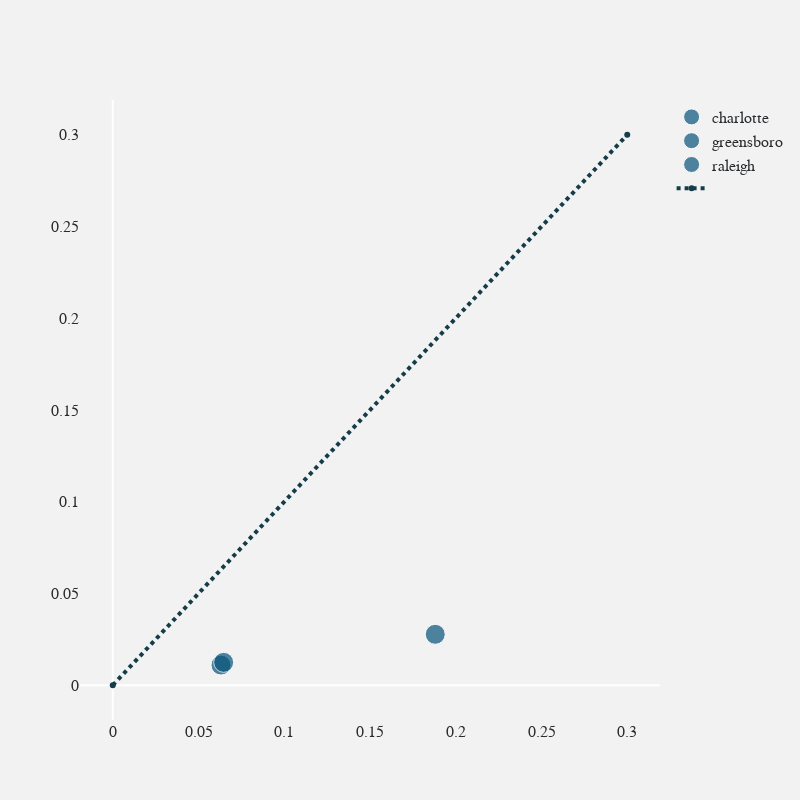

The notebook cell this image was saved under:
### Code cell
#stop rate
fig = go.Figure()
"""
fig = go.Figure(data=[go.Scatter(
    x=df["stop_rate_m"], y=df["stop_rate_f"],
    mode='markers',
    marker_size=[20,20,20,20,20,20,20,20,20,20])
])"""

marker_var =dict(
        color=['#06547A'],
        opacity=[0.7],
    )

for i in range(len(list_name)):
    fig.add_trace(go.Scatter(x=[df["stop_rate_m"][i]], y=[df["stop_rate_f"][i]],mode='markers', marker=marker_var ,name=list_name[i], marker_size=[20,20,20,20,20,20,20,20,20,20]))

    
color = "#282A2D"

fig.add_trace(go.Scatter(x=[0,0.3], y=[0,0.3], name='',line=dict(color='#143D49', width=4,dash='dot')))
fig.update_layout(
        font = dict(size=16, family='Courier', color=color),
        paper_bgcolor='#F2F2F2',
        plot_bgcolor='rgba(0,0,0,0)',
        autosize=False,
        width=800,
        height=800,
        dragmode = False,
    )


fig.update_xaxes(gridcolor = 'rgba(25, 229, 229,0)',title_font = dict(size=10, family='Courier', color=color))
fig.update_yaxes(gridcolor = 'rgba(255, 229, 229,0)',title_font = dict(size=10, family='Courier', color=color))

fig.show()

### Figure 1 — Plotly figure (JSON) as saved in the notebook; plotly's stock layout.template omitted (floating-point values rounded to 4 significant figures)
{"data": [{"marker": {"color": ["#06547A"], "opacity": [0.7], "size": [20, 20, 20, 20, 20, 20, 20, 20, 20, 20]}, "mode": "markers", "name": "charlotte", "type": "scatter", "x": [0.1881], "y": [0.02776]}, {"marker": {"color": ["#06547A"], "opacity": [0.7], "size": [20, 20, 20, 20, 20, 20, 20, 20, 20, 20]}, "mode": "markers", "name": "greensboro", "type": "scatter", "x": [0.0631], "y": [0.01099]}, {"marker": {"color": ["#06547A"], "opacity": [0.7], "size": [20, 20, 20, 20, 20, 20, 20, 20, 20, 20]}, "mode": "markers", "name": "raleigh", "type": "scatter", "x": [0.06468], "y": [0.01248]}, {"line": {"color": "#143D49", "dash": "dot", "width": 4}, "name": "", "type": "scatter", "x": [0, 0.3], "y": [0, 0.3]}], "layout": {"autosize": false, "dragmode": false, "font": {"color": "#282A2D", "family": "Courier", "size": 16}, "height": 800, "paper_bgcolor": "#F2F2F2", "plot_bgcolor": "rgba(0, 0, 0, 0)", "width": 800, "xaxis": {"autorange": true, "gridcolor": "rgba(25, 229, 229,0)", "range": [-0.01921, 0.3192], "title": {"font": {"color": "#282A2D", "family": "Courier", "size": 10}}, "type": "linear"}, "yaxis": {"autorange": true, "gridcolor": "rgba(255, 229, 229,0)", "range": [-0.01894, 0.3189], "title": {"font": {"color": "#282A2D", "family": "Courier", "size": 10}}, "type": "linear"}}}
